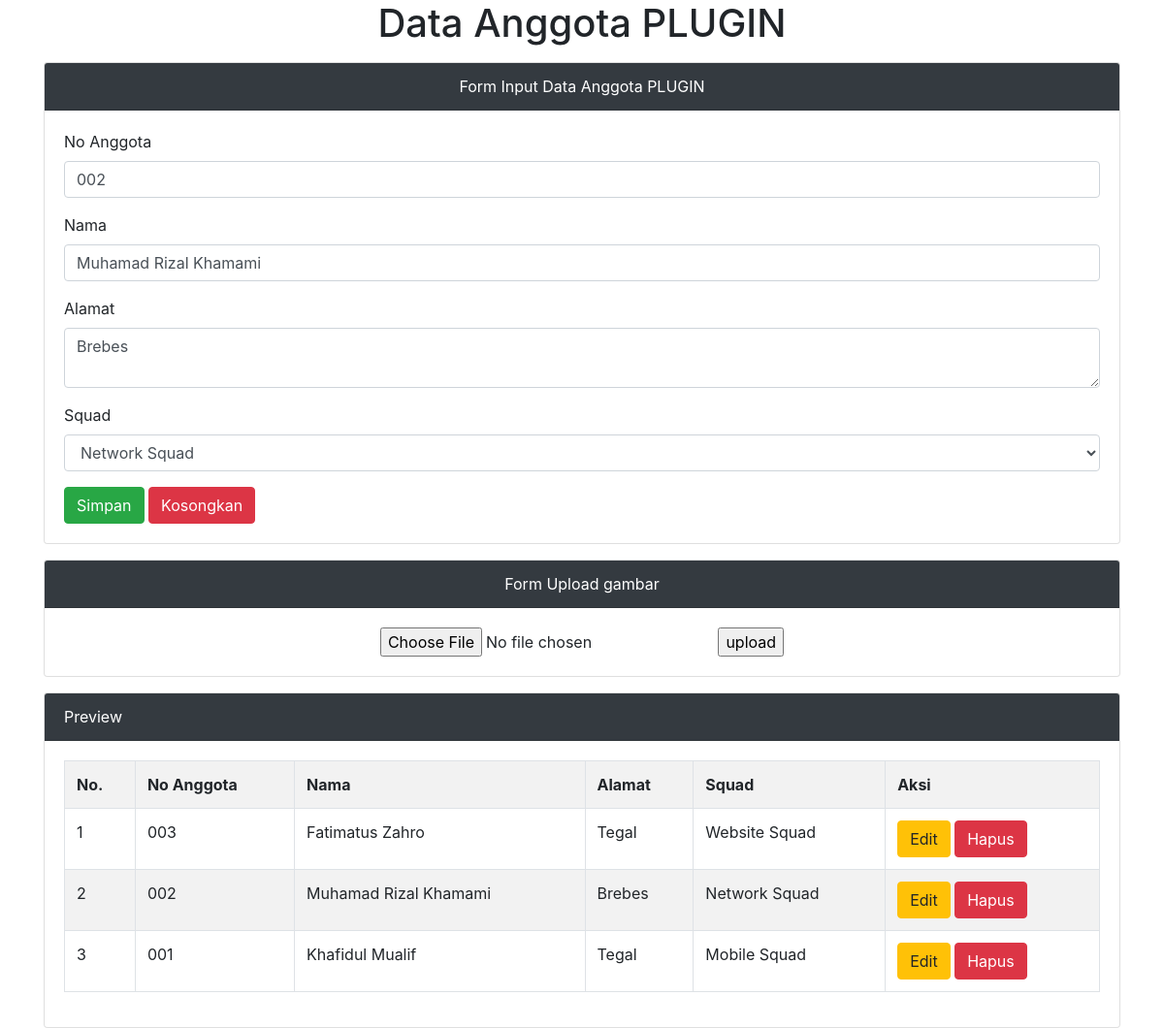
The app's page /admin.php?hal=edit&id=18 (signed in) with its own data.
### tables this page shows
CREATE TABLE `tmhs` (
  `id_mhs` int(11) NOT NULL,
  `nim` varchar(9) NOT NULL,
  `nama` varchar(100) NOT NULL,
  `alamat` varchar(128) NOT NULL,
  `prodi` varchar(50) NOT NULL
);

### admin.php (the view, shortened to what this page needs)
<?php
	include 'koneksi.php';
	if(isset($_GET['hal']))
	{
		if($_GET['hal'] == "edit")
		{
			$tampil = mysqli_query($koneksi, "SELECT * FROM tmhs WHERE id_mhs = '$_GET[id]' ");
			$data = mysqli_fetch_array($tampil);
			if($data)
			{
				$vnim = $data['nim'];
				$vnama = $data['nama'];
				$valamat = $data['alamat'];
				$vprodi = $data['prodi'];
			}
		}
	}
?>
<!DOCTYPE html>
<html>
<head>
	<link rel="stylesheet" type="text/css" href="css/bootstrap.min.css">
</head>
<body>
<div class="container">
	<h1 class="text-center">Data Anggota PLUGIN</h1>
	<div class="card mt-3">
	  <div class="card-header bg-dark text-center text-white">
	    Form Input Data Anggota PLUGIN
	  </div>
	  <div class="card-body">
	    <form method="post" action="">
	    	<div class="form-group">
	    		<label>No Anggota</label>
				<input type="text" name="tnim" value="<?=@$vnim?>" class="form-control"
				placeholder="Input no anggota disini!" required>
	    	</div>
	    	<div class="form-group">
	    		<label>Nama</label>
				<input type="text" name="tnama" value="<?=@$vnama?>" class="form-control"
				placeholder="Input Nama disini!" required>
	    	</div>
	    	<div class="form-group">
	    		<label>Alamat</label>
				<textarea class="form-control" name="talamat"
				 placeholder="Input Alamat disini!"><?=@$valamat?></textarea>
	    	</div>
	    	<div class="form-group">
	    		<label>Squad</label>
	    		<select class="form-control" name="tprodi">
	    			<option value="<?=@$vprodi?>"><?=@$vprodi?></option>
	    		</select>
	    	</div>
	    	<button type="submit" class="btn btn-success" name="bsimpan">Simpan</button>
	    	<button type="reset" class="btn btn-danger" name="breset">Kosongkan</button>
	    </form>
	  </div>
	</div>
	<div class="card mt-3">
	  <div class="card-header bg-dark text-center text-white">
	    Form Upload gambar
	  </div>
	  <div class="card-body">
	<form action="upload.php" method="POST" enctype="multipart/form-data">
  <center>	<input type="file" name="file">
	<input type="submit" name="upload" value="upload"></center>
	</form>
	</div>
	</div>
	<div class="card mt-3">
	  <div class="card-header bg-dark text-white">Preview</div>
	  <div class="card-body">
	    <table class="table table-bordered table-striped">
	    	<tr>
	    		<th>No.</th>
	    		<th>No Anggota</th>
	    		<th>Nama</th>
	    		<th>Alamat</th>
	    		<th>Squad</th>
	    		<th>Aksi</th>
	    	</tr>
	    	<?php
	    		$no = 1;
	    		$tampil = mysqli_query($koneksi, "SELECT * from tmhs order by id_mhs desc");
	    		while($data = mysqli_fetch_array($tampil)):?>
	    	<tr>
	    		<td><?=$no++;?></td>
	    		<td><?=$data['nim']?></td>
	    		<td><?=$data['nama']?></td>
	    		<td><?=$data['alamat']?></td>
	    		<td><?=$data['prodi']?></td>
	    		<td>
	    			<a href="admin.php?hal=edit&id=<?=$data['id_mhs']?>" class="btn btn-warning"> Edit </a>
	    			<a href="admin.php?hal=hapus&id=<?=$data['id_mhs']?>"
	    			   onclick="return confirm('Apakah yakin ingin menghapus data ini?')" class="btn btn-danger"> Hapus </a>
	    		</td>
	    	</tr>
	    <?php endwhile;  ?>
	    </table>
	  </div>
	</div>
</div>
</body>
</html>

### records on screen
tmhs: tnim "002", tnama "Muhamad Rizal Khamami", talamat "Brebes", tprodi "Network Squad", nim "002", nama "Muhamad Rizal Khamami", alamat "Brebes", prodi "Network Squad"
tmhs: nim "003", nama "Fatimatus Zahro", alamat "Tegal", prodi "Website Squad"
tmhs: nim "001", nama "Khafidul Mualif", alamat "Tegal", prodi "Mobile Squad"
